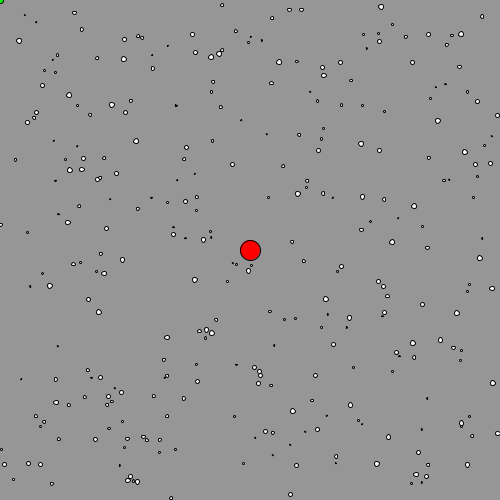
Frame 1 (no input)
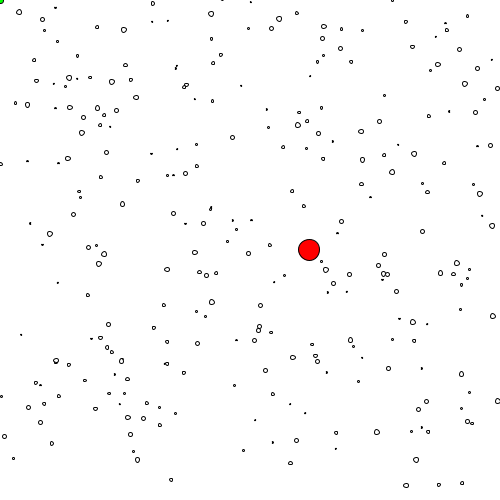
Frame 60 (the mouse pressed at the canvas centre just before this capture)
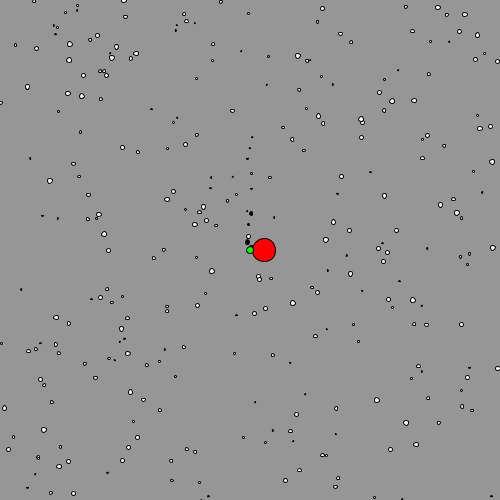
Frame 120 (the mouse held since frame 60 and released just before this capture)

The Processing sketch that drew these frames (run headless with seeded random() and noise(); from frame 60 on, the mouse is pressed at the canvas centre):

// Processing sketch: main
// ── main.pde
ArrayList<Particle> particle_background;
ArrayList<Particle> particle_mouse;
CharacterMain c, testc;
int time = millis();

void setup() {
  size(500, 500);
  particle_background = new ArrayList<Particle>();
  particle_mouse = new ArrayList<Particle>();
  for (int i=0; i<300; i++) {
    particle_background.add(new Particle());
  }

  c = new CharacterMain("subject");
  testc = new CharacterMain("test");
}

void draw() {
  noCursor();
  noFill();

  //check collisions 
  if (check_collision(c, testc)) {
    background(150);
  } else {
    background(255);
  }

  noFill();

  //pointer
  ellipse(mouseX, mouseY, 3, 3);

  //make circles at pointer 10 times a second
  if (millis() > time + 100) {
    particle_mouse.add(new Particle(mouseX, mouseY));
    time=millis();
  }

  //if particle from mouse moves off of the screen delete it
  for (int i=0; i<particle_mouse.size(); i++) {
    Particle current_p = particle_mouse.get(i);
    if (current_p.y < 0) {
      particle_mouse.remove(current_p);
    }
  }

  //move the particles from the mouse
  for (Particle p : particle_mouse) {
    p.update();
    fill(0);
    p.display();
  }

  //collisisons with random objects
  for (int i=0; i<particle_background.size(); i++) {
    if (other_collision(c, particle_background.get(i))) {
      c.increase();
      particle_background.get(i).big();
    }
  }

  for (int i=0; i<particle_mouse.size(); i++) {
    if (other_collision(c, particle_mouse.get(i))) {
      c.decrease();
      particle_mouse.remove(i);
    }
  }

  //move the particles from the background
  for (Particle p : particle_background) {
    p.update();
    fill(255);
    p.display();
  }

  //show the players
  c.display();
  c.autoMove();
  testc.display();
  testc.update();
}


//check for collisions function 
boolean check_collision(CharacterMain player, CharacterMain other) {
  float d = dist(player.x, player.y, other.x, other.y);
  //print(d+"\n");
  if (d < player.radius + other.radius) {
    return true;
  } else {
    return false;
  }
}

boolean other_collision(CharacterMain player, Particle other) {
  float d = dist(player.x, player.y, other.x, other.y);
  //print(d + "\n");
  //print(d+"\n");
  if (d < player.radius + other.radius) {
    return true;
  } else {
    return false;
  }
}

// ── character.pde
class CharacterMain extends Particle {

  float size = 20;
  float x = width/2;
  float y = height/2;
  float radius = size/2+.5;
  float random_move = random(-150, 150);
  float x_target = x + random_move;
  String subject;

  CharacterMain(String Subject) {
    this.subject = Subject;
  }

  void display() {  
    if (subject == "test") {
      fill(0, 255, 0);
      size = 7;
      ellipse(mouseX, mouseY, size, size);
    } else {
      fill(255, 0, 0);
      ellipse(x, y, size, size);
    }
  }

  void autoMove() {
    if (x_target == width/2 && x == width/2) {
      x_target = x + random_move;
    }

    if (x != (int)x_target) {
      if (x > (int)x_target) {
        x--;
        return;
      } else {
        x++;
        return;
      }
    } else {
      x_target = width/2;
      random_move = random(-200, 200);
    }
  }

  void update() {
    x = mouseX;
    y = mouseY;
  }

  void increase() {
    size += 1.1;
    radius = size/2+0.5;
  }

  void decrease() {
    size --;
    radius = size/2+0.5;
  }
}

// ── circle.pde
class Particle {

  float x = random(0, width);
  float y = random(0, height);
  float movement_speed = random(0.2, 1.3);
  float size = random(1.0, 5.0);
  float radius = size/2;

  Particle() {
  }

  Particle(float x, float y) {
    this.x = x + random(-3, 3);
    this.y = y + random(-3, 3);
    this.movement_speed = movement_speed*2;
  }

  void display() {
    ellipse(x, y, size, size);
  }

  void update() {
    y -= movement_speed;
    if (y < -20) {
      y = 520;
      x = random(0, width);
    }
  }

  void big() {
    y = 520;
    x = random(0, width);
  }
}
